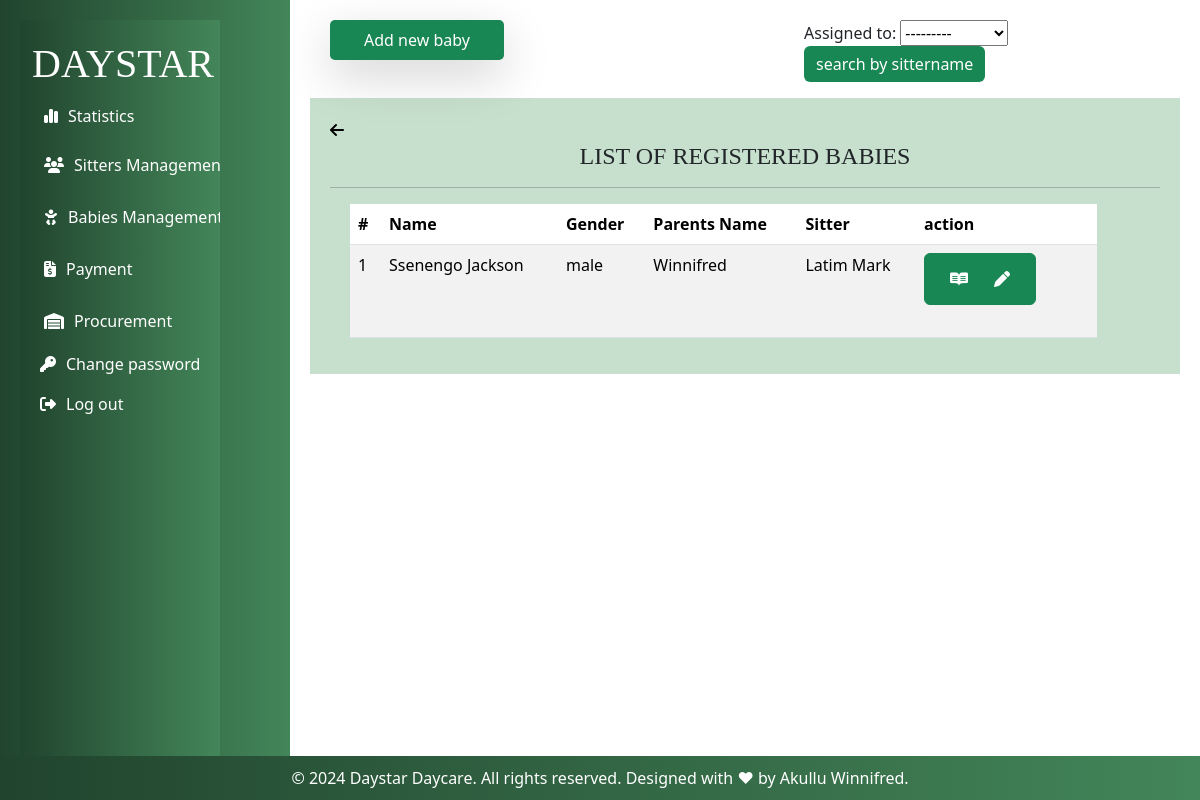
The page /all_babies/ (signed in) on the database its author committed.
### myapp/models.py (models this page shows, shortened)
class RegisterBaby(models.Model):
    GENDER_CHOICES = (
         ('male', 'Male'),
        ('female', 'Female'),
     )
    name = models.CharField(max_length=200,validators=[validate_letters])
    Baby_Number = models.CharField(max_length=200,unique=True,blank=False, null=True)
    gender = models.CharField(max_length=10,choices=GENDER_CHOICES)
    age = models.IntegerField(default=0)
    Period_of_stay = models.ForeignKey(Categorystay, on_delete=models.CASCADE)
    location = models.CharField(max_length=100)
    Parents_Name = models.CharField(max_length=200,validators=[validate_letters])
    Period_of_stay = models.ForeignKey(Categorystay, on_delete=models.CASCADE)
    Brought_by = models.CharField(max_length=200,validators=[validate_letters])
    Fee_in_UGX = models.IntegerField()
    Assigned_to = models.ForeignKey(BabySitterattendance, on_delete=models.CASCADE)
    Time_In = models.DateTimeField()

class BabySitterattendance(models.Model):
    name = models.ForeignKey(BabySitter, on_delete=models.CASCADE)
    date = models.DateField(default=timezone.now)
    attendance_status = models.CharField(max_length=10,default= 'Onduty')
    def __str__(self):
        return str(self.name)

class BabySitter(models.Model):
    GENDER_CHOICES = (
         ('male', 'Male'),
        ('female', 'Female'),
     )
    name = models.CharField(max_length=200,validators=[validate_letters])
    gender = models.CharField(max_length=10,choices=GENDER_CHOICES)
    location = models.CharField(max_length=10, default='kabalagala')
    Date_Of_Birth = models.DateField(default=timezone.now)
    NIN = models.CharField(max_length=14,validators=[validate_NIN_length])
    Religion = models.CharField(max_length=30, null=True, blank=True,verbose_name="Religion(optional)")
    Level_Of_Education = models.CharField(max_length=200,choices=(
        ('Certificate', 'Certificate'),
        ('Diploma', 'Diploma'),
        ('Degree', 'Degree'),
        ('Others', 'Others'),
    ))
    Contact = models.CharField(max_length=10,validators=[validate_contact_length])
    Sitter_Number = models.CharField(max_length=200,unique=True,blank=False, null=True)
    Next_Of_Kin = models.CharField(max_length=200,validators=[validate_letters])
    Recommenders_Name = models.CharField(max_length=200,validators=[validate_letters])
    Recommenders_Contact = models.CharField(max_length=10,validators=[validate_contact_length])
    def __str__(self):
        return self.name

### myapp/views.py (the view)
# urls.py: path('all_babies/',views.all_babies,name='all_babies'),
@login_required
def all_babies(request):
   babies =RegisterBaby.objects.all().order_by('id')
   baby_filter=Baby_Filter(request.GET,queryset = babies)
   babies = baby_filter.qs
   return render(request,'babies/all_babies.html',{'babies':babies,'baby_filter':baby_filter})

### myapp/templates/babies/all_babies.html (shortened to what this page needs)
{% extends 'base.html' %}
{% block content %}
<div class="edit">
<button class="p-2 bg-teal-500 rounded-lg shadow-lg bg bg-success"
    style="margin-left: 20px; border-radius: 5px; border: #B4BDFF; width: 20%; height: 5%;"><a
        style="color: white; text-decoration: none;" href="/babyreg">Add new baby</a></button>
<br><br><br>
<form method="GET" style="margin-left: 300px;">
    {{ baby_filter.form }}
    <input type="submit" value="search by sittername" class="btn btn-primary bg bg-success" style="border: none;">
</form>
</div><br><br>
<div class="container">
    <div>
        <a href="{% url 'all_babies' %}"> <i class="fa-solid fa-arrow-left" style="color: black;"></i></a>
    </div>
    <h4 class="text-center" style="font-family: Georgia, 'Times New Roman', Times, serif;">LIST OF REGISTERED BABIES
    </h4>
    <hr>
    <table class="table table-striped" style="width: 90%; margin-left: 20px;">
        <thead>
            <tr>
                <th>#</th>
                <th>Name</th>
                <th>Gender</th>
                <th>Parents Name</th>
                <th>Sitter</th>
                <th>action</th>
            </tr>
        </thead>
        <tbody>
            {% for each in babies %}
            <tr>
                <td> {{each.id}}</td>
                <td>{{each.name}}</td>
                <td>{{each.gender}}</td>
                <td>{{ each.Parents_Name}}</td>
                <td>{{ each.Assigned_to}}</td>
                <td>
                    <div>
                        <button type="button" class="btn btn-success mr-1"><a href="{% url 'read' id=each.id %}"
                                class="btn" style="color: white;"><i class="fa-brands fa-readme"></i>
                                <a href="{% url 'baby_edit' id=each.id %}" class="btn" style="color: white;"><i
                                        class="fa-solid fa-pen"></i>
                                   </button>
                    </div>
                </td>
            </tr>
            {% endfor %}
        </tbody>
    </table>
</div>
</div>
{% endblock %}

### myapp/static/css/base.css (style rules this page uses)
body { min-height: 100vh; }

### myapp/templates/babies/all_babies.html (style rules this page uses)
.container { padding-top: 20px; margin-top: 30px; margin-bottom: 60px; max-width: 900px; background-color: rgba(153, 198, 165, 0.55); padding: 20px; }
.edit { display: flex; float: left; width: 100%; }

### rows shown on the page
RegisterBaby: id "1", name "Ssenengo Jackson", gender "male", Parents_Name "Winnifred", Assigned_to "Latim Mark"
